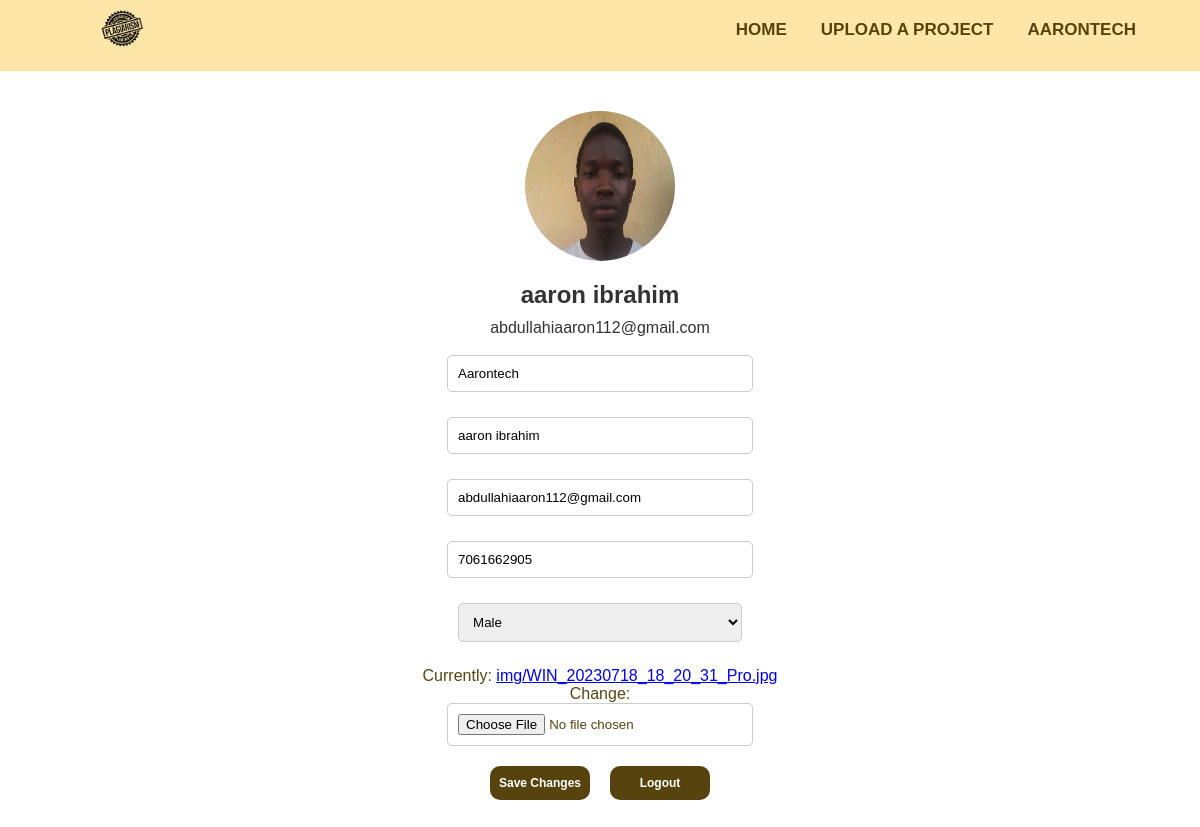
The app's page /profile (signed in) with its own data.
### ProjectChecker/models.py (models this page shows, shortened)
class CustomUser(AbstractUser):
    fullname = models.CharField(max_length=200, unique=True)
    email = models.EmailField(unique=True, )
    matric_number = models.CharField(unique=True,null=True,max_length=255, default=None)
    staff_id_number = models.CharField(unique=True,null=True,max_length=255, default=None)
    department = models.ForeignKey(Department,on_delete=models.CASCADE,related_name='students', null=True,default=None)
    phone_number = models.IntegerField(null=True, unique=True)
    profile_pic = models.ImageField(default="avatar.png",upload_to = 'img', null = True,)
    GENDER_CHOICES = (
    ('male', 'Male'),
    ('female', 'Female'),
    ('rather_not_say', 'Rather not say'),
    )
    gender = models.CharField(max_length=100,choices=GENDER_CHOICES, default='rather_not_say')
    STATUS = (
        ('lecturer','lecturer'),
        ('student','student'),
    )
    status = models.CharField(max_length=100, choices=STATUS, default='student')
    USERNAME_FIELD = 'email'
    REQUIRED_FIELDS = ['username']

### ProjectChecker/views.py (the view, shortened to what this page needs)
# urls.py: path("profile",views.profile, name = "profile"),
@login_required(login_url='/login_user')
def profile(request):
    user = request.user
    form = UpdateUserForm(instance=user)
    context = {"form": form,}
    return render(request, "ProjectChecker/profile.html", context)

### ProjectChecker/forms.py
class UpdateUserForm(ModelForm):
    class Meta:
        model = CustomUser
        fields = [
           'username','fullname','email','phone_number','gender','profile_pic',
            ]

### ProjectChecker/templates/ProjectChecker/profile.html (shortened to what this page needs)
{% load static %}
<!DOCTYPE html>
<html lang="en">
<head>
    <link rel="stylesheet" href="{% static '/css/profile.css' %}">
    <link rel="stylesheet" href="https://cdnjs.cloudflare.com/ajax/libs/font-awesome/4.7.0/css/font-awesome.min.css">
</head>
<body>
    <header>
        <div class="logo">
            {% if user.status == 'student' %}
            <a href="{% url 'student_dashboard'%}"><img src="{% static '/img/logo.png'%}" alt=""></a>
            {% else %}
            <a href="{% url 'lecturer_dashboard'%}"><img src="{% static '/img/logo.png'%}" alt=""></a>
            {% endif %}
        </div>
        <div class="topNav" id="myTopNav">
            <a class="topNavLinks" href="{% url 'profile'%}">{{user.username}}</a>
            <a class="topNavLinks" href="{% url 'upload_project' %}">
                {% if user.status == 'student' %}
                Upload a Project
                {% endif %}
            </a>
            {% if user.status == 'student' %}
            <a class="topNavLinks" href="{% url 'student_dashboard' %}">Home</a>
            {% else %}
            <a class="topNavLinks" href="{% url 'lecturer_dashboard' %}">Home</a>
            {% endif %}
        </div>
      </header>
    <div class="container">
        <div class="profile">
            <img src="{{user.profile_pic.url}}" alt="User Avatar">
            <h1>{{user.fullname}}</h1>
            <p>{{user.email}}</p> <br>
            <form action = "", method = "POST", enctype="multipart/form-data">
                <div class="input-container">
                    <input type="text" id="username" name="username" placeholder="Edit Username" value="{{ user.username }}">
                </div>
                <div class="input-container">
                    <input type="text" id="fullname" name="fullname" placeholder="Edit Full Name" value="{{ user.fullname }}">
                </div>
                <div class="input-container">
                    <input type="email" id="email" name="email" placeholder="Edit Email" value="{{ user.email }}">
                </div>
                <div class="input-container">
                    <input type="tel" id="phone_number" name="phone_number" placeholder="Edit Phone Number" value="{{ user.phone_number }}">
                </div>
                <div class="input-container">
                    <select id="gender" name="gender">
                        <option value="male" {% if user.gender == 'male' %}selected{% endif %}>Male</option>
                    </select>
                </div>
                {{form.profile_pic}}
                <div class="buttons">
                    <button  type="submit">Save Changes</button>
                    <button><a style= "color:white; text-decoration:none;"href="{% url 'logout_user' %}">Logout</a></button>
                </div>
            </form>
        </div>
    </div>
</body>
</html>

### ProjectChecker/static/css/profile.css (style rules this page uses)
body { background-color: white; color: #57430E; font-family: "Poppins", sans-serif; margin: 0; padding: 0; }
header { display: flex; justify-content: space-between; background-color: #fde6a7; }
.logo { margin: 10px 100px; }
.logo a img { width: 30%; }
.topNav { overflow: hidden; background-color: #fde6a7; margin-right: 50px; }
.topNav a { float: right; display: block; color: #57430E; text-align: center; padding: 20px 14px 10px 20px; text-decoration: none; font-size: 17px; font-weight: bold; text-transform: uppercase; }
.container { max-width: 600px; margin: 0 auto; padding: 20px; }
.profile { display: flex; flex-direction: column; align-items: center; }
.profile img { width: 150px; height: 150px; border-radius: 50%; margin-bottom: 10px; }
.profile h1 { font-size: 24px; }
.profile p { margin: 0; }
.buttons { display: flex; justify-content: center; text-align: center; }
.buttons button { margin: 10px; width: 100px; font-size: 12px; font-weight: bold; padding: 10px 0px; border: none; background-color: #57430E; color: #fff; border-radius: 10px; transition: .3s; cursor: pointer; }

### ProjectChecker/templates/ProjectChecker/profile.html (style rules this page uses)
.profile { text-align: center; margin: 20px; }
img { border-radius: 50%; max-width: 150px; height: auto; margin-bottom: 10px; }
h1, p { margin: 10px 0; color: #333; }
.input-container { display: flex; flex-direction: column; align-items: center; margin-bottom: 15px; }
input[type="text"], input[type="email"], input[type="tel"], input[type="file"], select { padding: 10px; border: 1px solid #ccc; border-radius: 5px; width: 80%; margin-bottom: 10px; }

### records on screen
CustomUser: username "AARONTECH", profile_pic (picture), fullname "aaron ibrahim", email "abdullahiaaron112@gmail.com", username "Aarontech", phone_number "7061662905", gender "Male"
